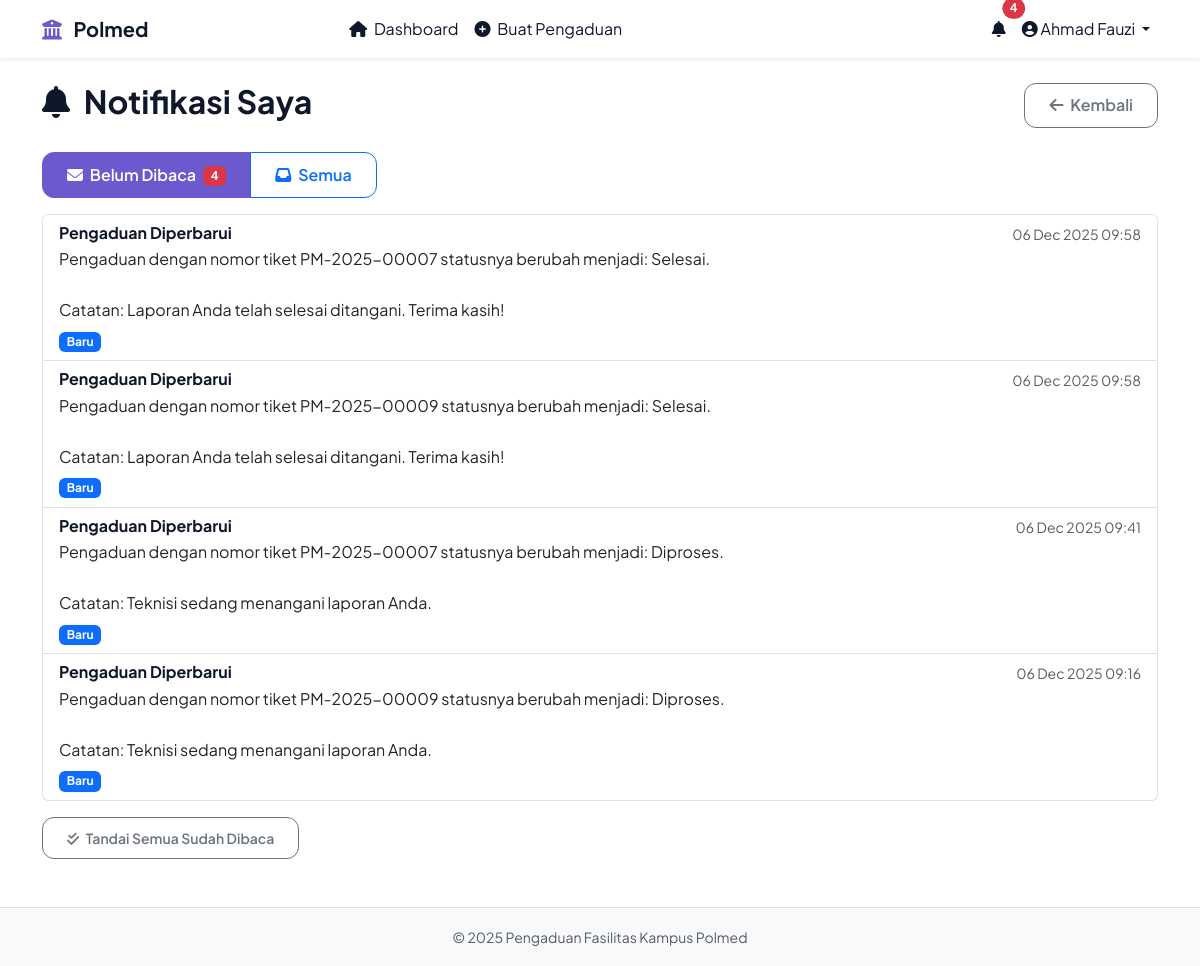
Screenshot of /notifikasi.php (signed in) with the database file from the repository.
### tables this page shows
CREATE TABLE `notifikasi` (
  `id` int(11) NOT NULL,
  `user_id` int(11) NOT NULL,
  `judul` varchar(100) NOT NULL,
  `isi` text NOT NULL,
  `is_read` tinyint(1) NOT NULL DEFAULT 0,
  `created_at` timestamp NOT NULL DEFAULT current_timestamp()
);

### notifikasi.php (the view, shortened to what this page needs)
<?php
require_once 'includes/auth_check.php';
$user_id = $_SESSION['user_id'];
$filter = $_GET['filter'] ?? 'belum_dibaca';
$sql = "SELECT * FROM notifikasi WHERE user_id = ? ";
if ($filter === 'belum_dibaca') {
    $sql .= "AND is_read = 0 ";
}
$sql .= "ORDER BY created_at DESC";
$stmt = $koneksi->prepare($sql);
$stmt->bind_param("i", $user_id);
$stmt->execute();
$result = $stmt->get_result();
?>
<?php include 'includes/header.php'; ?>
<div class="d-flex justify-content-between align-items-center mb-4">
    <h2><i class="fas fa-bell me-2"></i> Notifikasi Saya</h2>
    <a href="<?= $_SESSION['role'] === 'mahasiswa' ? 'mahasiswa/index.php' : ($_SESSION['role'] === 'petugas' ? 'dashboard/petugas/index.php' : 'dashboard/admin/index.php') ?>"
       class="btn btn-outline-secondary">
        <i class="fas fa-arrow-left me-1"></i> Kembali
    </a>
</div>
<div class="btn-group mb-3" role="group">
    <a href="?filter=belum_dibaca"
       class="btn btn-<?= $filter === 'belum_dibaca' ? 'primary' : 'outline-primary' ?>">
        <i class="fas fa-envelope me-1"></i> Belum Dibaca
        <?php
        $unseen = $koneksi->query("SELECT COUNT(*) as total FROM notifikasi WHERE user_id = $user_id AND is_read = 0")->fetch_assoc()['total'];
        if ($unseen > 0) echo "<span class='badge bg-danger ms-1'>$unseen</span>";
        ?>
    </a>
    <a href="?filter=semua"
       class="btn btn-<?= $filter === 'semua' ? 'primary' : 'outline-primary' ?>">
        <i class="fas fa-inbox me-1"></i> Semua
    </a>
</div>
<?php if ($result->num_rows > 0): ?>
    <div class="list-group">
        <?php while ($n = $result->fetch_assoc()): ?>
            <a href="?baca=<?= $n['id'] ?>&filter=<?= $filter ?>"
               class="list-group-item list-group-item-action <?= $n['is_read'] ? 'list-group-item-light' : '' ?>">
                <div class="d-flex justify-content-between">
                    <h6 class="mb-1"><?= htmlspecialchars($n['judul']) ?></h6>
                    <small class="text-muted"><?= date('d M Y H:i', strtotime($n['created_at'])) ?></small>
                </div>
                <p class="mb-1"><?= nl2br(htmlspecialchars($n['isi'])) ?></p>
                <?php if (!$n['is_read']): ?>
                    <span class="badge bg-primary">Baru</span>
                <?php endif; ?>
            </a>
        <?php endwhile; ?>
    </div>
    <?php if ($filter === 'belum_dibaca' && $result->num_rows > 0): ?>
        <div class="mt-3">
            <a href="#"
               class="btn btn-sm btn-outline-secondary"
               onclick="if(confirm('Tandai semua notifikasi sebagai sudah dibaca?')) window.location='?tandai_semua=ya'; return false;">
                <i class="fas fa-check-double me-1"></i> Tandai Semua Sudah Dibaca
            </a>
        </div>
    <?php endif; ?>
<?php endif; ?>
<?php include 'includes/footer.php'; ?>

### assets/css/style.css (style rules this page uses)
:root { --primary: #6a5acd; --primary-light: #8a7fd4; --primary-dark: #4a3a9c; --success: #10b981; --warning: #f59e0b; --danger: #ef4444; --white: #ffffff; --gray-100: #f8fafc; --gray-200: #e2e8f0; --gray-700: #334155; --shadow: 0 4px 12px rgba(0, 0, 0, 0.05); --border-radius: 16px; }
body { font-family: 'Plus Jakarta Sans', -apple-system, BlinkMacSystemFont, 'Segoe UI', Roboto, sans-serif; background-color: var(--white); color: var(--gray-700); line-height: 1.6; }
h1, h2, h3, h4, h5, h6 { font-weight: 700; color: #0f172a; }
.btn { font-weight: 600; border-radius: 12px; padding: 0.6rem 1.5rem; }
.btn-primary { background-color: var(--primary); border-color: var(--primary); }

### includes/header.php (style rules this page uses)
body { font-family: 'Plus Jakarta Sans', -apple-system, BlinkMacSystemFont, sans-serif; }

### rows the page displays
notifikasi: judul "Pengaduan Diperbarui", created_at "06 Dec 2025 09:58", isi "Pengaduan dengan nomor tiket PM-2025-00007 statusnya berubah menjadi: Selesai. Catatan: Laporan Anda telah selesai ditangani. Terima kasih!", is_read "Baru"
notifikasi: judul "Pengaduan Diperbarui", created_at "06 Dec 2025 09:58", isi "Pengaduan dengan nomor tiket PM-2025-00009 statusnya berubah menjadi: Selesai. Catatan: Laporan Anda telah selesai ditangani. Terima kasih!", is_read "Baru"
notifikasi: judul "Pengaduan Diperbarui", created_at "06 Dec 2025 09:41", isi "Pengaduan dengan nomor tiket PM-2025-00007 statusnya berubah menjadi: Diproses. Catatan: Teknisi sedang menangani laporan Anda.", is_read "Baru"
notifikasi: judul "Pengaduan Diperbarui", created_at "06 Dec 2025 09:16", isi "Pengaduan dengan nomor tiket PM-2025-00009 statusnya berubah menjadi: Diproses. Catatan: Teknisi sedang menangani laporan Anda.", is_read "Baru"

### other values shown
$notif_count "4"
$_SESSION['nama'] "Ahmad Fauzi"
$unseen "4"
